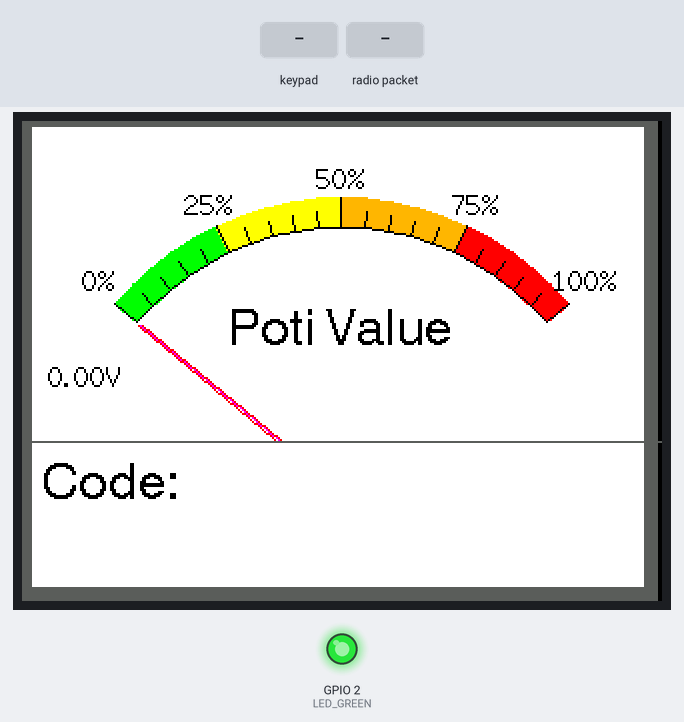
The sketch below on a simulated ESP32. On the bench: 320×240 colour display, output pins drawn as LEDs (lit = HIGH). Wiring (inferred from the names in the program): PCF8574 port expander at I2C address 0x20. Wiring (inferred from the signals the program sends): 4×4 keypad with keys 1 2 3 A 4 5 6 B 7 8 9 C * 0 # D: rows Q4, Q5, Q6, Q7; columns Q0, Q1, Q2, Q3. Inputs (shaded band) come from the test bench. EEPROM starts erased; what the sketch prints to the serial monitor is not drawn.

Above: at 1.5 s.
1.6 s: keypad keys 1 2 3 4 # pressed 0.4 s apart
At 4.0 s:
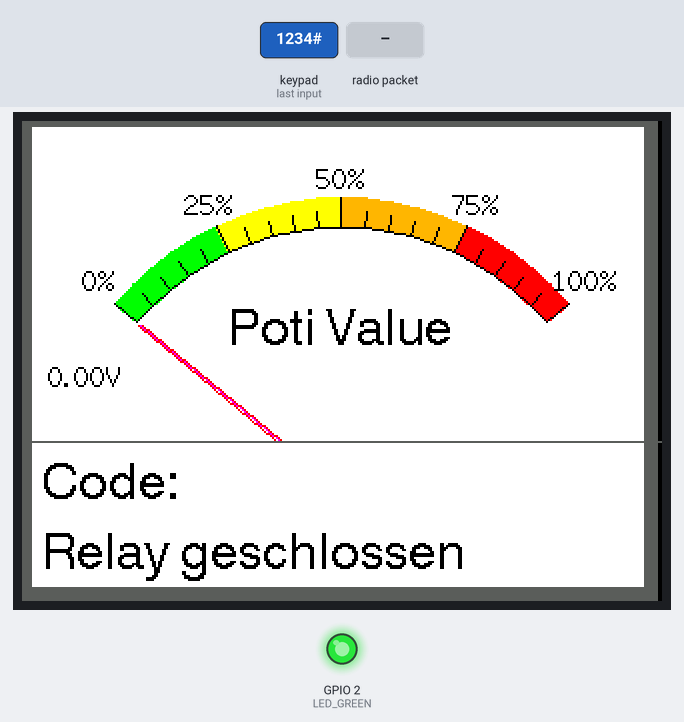
5.1 s: key '0' pressed
At 6.3 s:
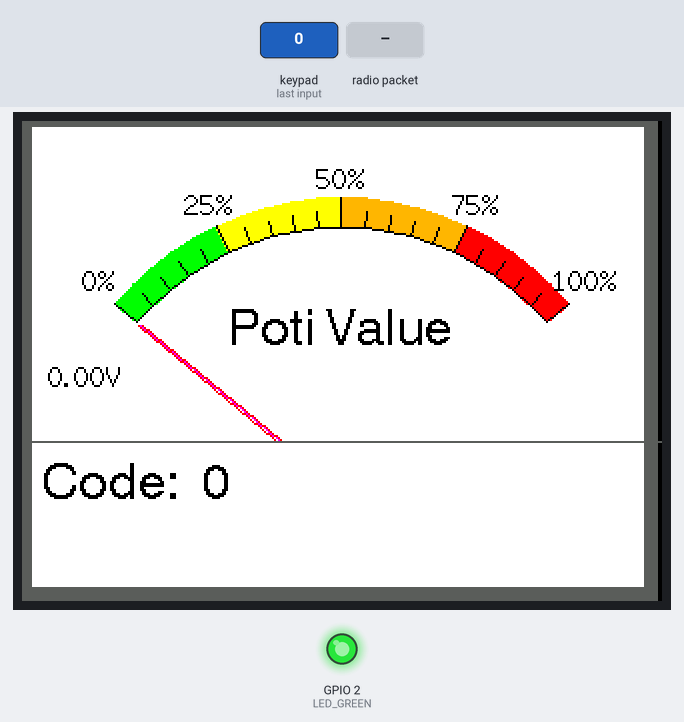
6.6 s: keypad keys 1 3 9 7 # pressed 0.4 s apart
At 8.9 s:
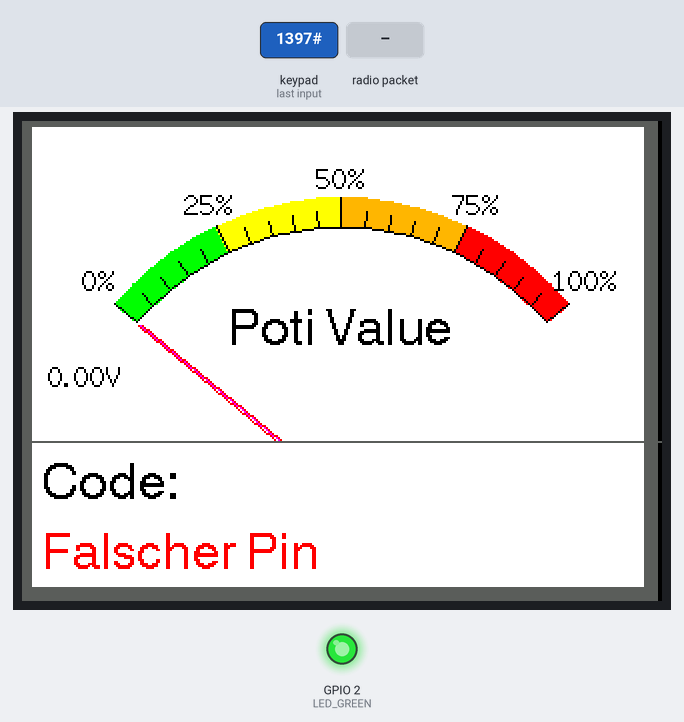
10.1 s: radio packet "*" arrives
At 10.9 s:
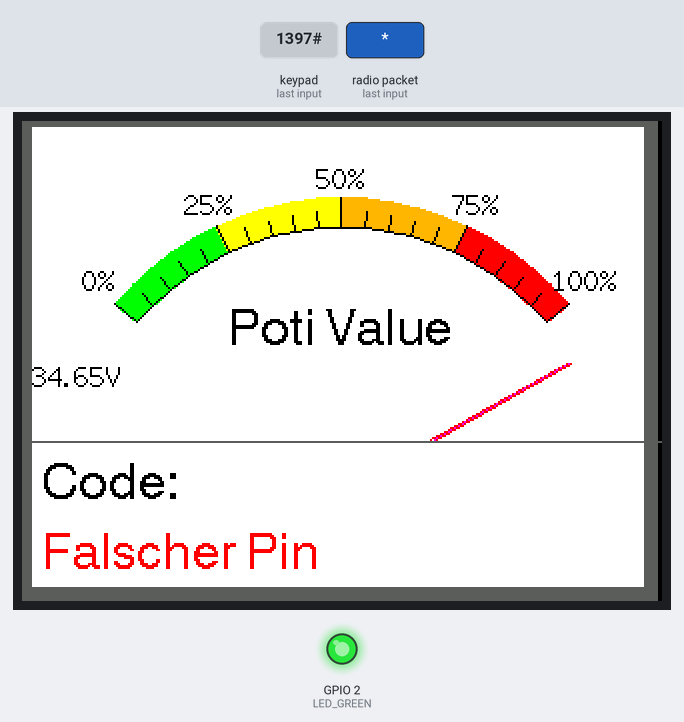
Timing chart, 0 to 13.1 s (numbered marks = the images above; inputs shaded):
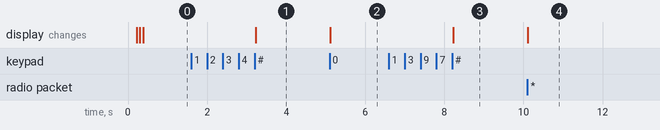

The sketch:

ESP32.ino
```cpp
#define LED_GREEN 2
#define TASTLED 26
#define POTI 34
#define TASTER 39
#define MAX_PIN_LENGTH 18
#define DEBOUNCE_DELAY 50
#define PCF8574_ADDRESS 0x20
#define LOOP_PERIOD 35              // Display updates every 35 ms
#define MAX_ANALOG_INPUT_VALUE 1024 // Max Input Value of the Potentiometer
#define M_SIZE 1.3333               // Factor to scale the Analog Meter over the whole TFT
#define TFT_GREY 0x5AEB

#include <WiFi.h>
#include <esp_wifi.h>
#include <esp_now.h>
#include <Preferences.h>
#include <Arduino.h>
#include <Wire.h>
#include <TFT_eSPI.h> // Hardware-specific library
#include <SPI.h>

const uint8_t newMacAddress[] = {0x94, 0x3C, 0xC6, 0x33, 0x68, 0x01};   // Macadresse, die esp32 zugewiesen wird
const uint8_t receiverAddress[] = {0x96, 0x3B, 0xC7, 0x34, 0x69, 0x02}; // Macadresse von esp8266

esp_now_peer_info_t peerInfo; // struct mit informationen über esp8266 wird erzeugt
uint16_t potiwert;

const String masterPin = "09913615516";

Preferences preferences;
TFT_eSPI tft = TFT_eSPI();

float ltx = 0;                 // Saved x coord of bottom of needle
uint16_t osx = 120, osy = 120; // Saved x & y coords
uint32_t updateTime = 0;       // time for next update
int old_analog = -999;         // Value last displayed

// Functions //////////////////////////////////////////////////////////////////////////////////////////////////////////////////////////

void messageReceived(const uint8_t *macAddr, const uint8_t *incomingData, int len)
{
  potiwert = (incomingData[0] << 8) + incomingData[1];
}

void sendRelayOpen(bool value)
{
  char message_on[] = "E";
  char message_off[] = "A";

  if (!value)
  {
    esp_now_send(receiverAddress, (uint8_t *)message_off, sizeof(message_off));
  }
  else
  {
    esp_now_send(receiverAddress, (uint8_t *)message_on, sizeof(message_off));
  }
}

void matrixLoop()
{
  static String inputPin = "";
  static char prevPressedKey = 0;
  static unsigned long lastDebounceTime = 0;
  static bool inChangePin = false;
  char pressedKey = getPressedKey();

  if (prevPressedKey == pressedKey)
    return;
  prevPressedKey = pressedKey;

  if ((millis() - lastDebounceTime) <= DEBOUNCE_DELAY)
    return;
  lastDebounceTime = millis();

  // Not a valid key for pin
  if (pressedKey == 0)
    return;

  // TODO: Add indicator for successfully register a new key

  if (pressedKey == '*')
  {
    // Reset pin
    inputPin = "";
    updatePin(inputPin);

    return;
  }
  else if (pressedKey == '#')
  {
    if (!inChangePin)
    {
      if (inputPin == "")
      {
        sendRelayOpen(false);
        printMessage("Relay geschlossen", TFT_BLACK);
      }
      else if (inputPin == masterPin || inputPin == getPin())
      {
        sendRelayOpen(true);
        printMessage("Relay geoeffnet", TFT_GREEN);
      }
      else
      {
        printMessage("Falscher Pin", TFT_RED);
      }
    }
    else
    {
      static String checkChangePin = "";

      if (checkChangePin != "")
      {
        if (checkChangePin == inputPin)
        {
          setPin(inputPin); // save user pin to flash
          printMessage("Pin erfolgreich geaendert", TFT_GREEN);
        }
        else
        {
          // Pin are not the same
          printMessage("Pin stimmt nicht ueberein", TFT_RED);
        }
        checkChangePin = "";

        // Exit pin change state
        inChangePin = false;
      }
      else
      {
        printMessage("Pin erneut eingeben", TFT_BLACK);
        checkChangePin = inputPin;
      }
    }

    // Reset pin
    inputPin = "";
    updatePin(inputPin);

    return;
  }
  else if (pressedKey == 'A' || pressedKey == 'B' || pressedKey == 'C' || pressedKey == 'D')
  {
    if (pressedKey == 'B')
    {
      inChangePin = true;
      printMessage("Neuen Code eingeben", TFT_BLACK);
    }

    return;
  }

  if (inputPin.length() >= MAX_PIN_LENGTH) // Max Pin Length reached
    return;

  inputPin += pressedKey;
  Serial.println(inputPin);
  updatePin(inputPin);
  if (!inChangePin)
    printMessage("", TFT_WHITE); // Message löschen
}

void setPin(String pin)
{
  preferences.begin("lock", false); // start preferences with namespace "schloss" and read/write pernission

  if (pin != preferences.getString("pin", "")) // check if pin is different to avoid unnecessary writes
  {
    preferences.putString("pin", pin); // save pin
  }

  preferences.end(); // close preferences
}

String getPin()
{
  String pinTemp;

  preferences.begin("lock", true);            // start preferences with namespace "schloss" and read pernission
  pinTemp = preferences.getString("pin", ""); // read pin
  preferences.end();                          // close preferences
  return pinTemp;
}

char getPressedKey()
{
  for (char row = 0; row < 4; row++)
  {
    // Send command to set row pin to 0
    Wire.beginTransmission(PCF8574_ADDRESS);
    Wire.write(0xFF & ~(1 << (4 + row)));
    Wire.endTransmission();

    // Check for pressed key in row
    Wire.requestFrom(PCF8574_ADDRESS, 1);
    if (!Wire.available())
      continue;

    char data = Wire.read();
    if ((data & 0x0F) != 0b1111)
    {
      switch (data)
      {
      case 0xEE:
        return '1';
      case 0xED:
        return '2';
      case 0xEB:
        return '3';
      case 0xE7:
        return 'A';

      case 0xDE:
        return '4';
      case 0xDD:
        return '5';
      case 0xDB:
        return '6';
      case 0xD7:
        return 'B';

      case 0xBE:
        return '7';
      case 0xBD:
        return '8';
      case 0xBB:
        return '9';
      case 0xB7:
        return 'C';

      case 0x7E:
        return '*';
      case 0x7D:
        return '0';
      case 0x7B:
        return '#';
      case 0x77:
        return 'D';

      default:
        Serial1.print("Received data: ");
        Serial.println(data, HEX);
        break;
      }
    }
  }

  return 0;
}

void TFT_Init()
{
  tft.init();
  tft.setRotation(1);        // Rotates the display by 90 degrees
  tft.fillScreen(TFT_BLACK); // Fill the Backround with Black
  analogMeter();

  updateTime = millis();
}

void DisplayValue(u_int16_t PotiValue)
{
  int value = map(PotiValue, 0, MAX_ANALOG_INPUT_VALUE, 0, 100); // Maps the Value of the Potentiometer for the "plotNeedle" function

  // Updates the Needle after every 35 seconds, which is defined by "LOOP_PERIOD"
  if (updateTime <= millis())
  {
    updateTime = millis() + LOOP_PERIOD;
    plotNeedle(value);
  }
}

float mapFloat(float x, float in_min, float in_max, float out_min, float out_max)
{
  return (x - in_min) * (out_max - out_min) / (in_max - in_min) + out_min;
}

void analogMeter() // Funktion to plot the Basic Analog Meter
{

  // Meter outline
  tft.fillRect(0, 0, M_SIZE * 239, 240, TFT_GREY);
  tft.fillRect(5, 3, M_SIZE * 230, 230, TFT_WHITE);
  tft.drawLine(0, 160, 420, 160, TFT_GREY);

  tft.setTextColor(TFT_BLACK); // Text colour
  tft.drawString("Code:", 10, 170, 4);

  // Draw ticks every 5 degrees from -50 to +50 degrees (100 deg. FSD swing)
  for (int i = -50; i < 51; i += 5)
  {
    // Long scale tick length
    int tl = 15;

    // Coordinates of tick to draw
    float sx = cos((i - 90) * 0.0174532925);
    float sy = sin((i - 90) * 0.0174532925);
    uint16_t x0 = sx * (M_SIZE * 100 + tl) + M_SIZE * 120;
    uint16_t y0 = sy * (M_SIZE * 100 + tl) + M_SIZE * 140;
    uint16_t x1 = sx * M_SIZE * 100 + M_SIZE * 120;
    uint16_t y1 = sy * M_SIZE * 100 + M_SIZE * 140;

    // Coordinates of next tick for zone fill
    float sx2 = cos((i + 5 - 90) * 0.0174532925);
    float sy2 = sin((i + 5 - 90) * 0.0174532925);
    int x2 = sx2 * (M_SIZE * 100 + tl) + M_SIZE * 120;
    int y2 = sy2 * (M_SIZE * 100 + tl) + M_SIZE * 140;
    int x3 = sx2 * M_SIZE * 100 + M_SIZE * 120;
    int y3 = sy2 * M_SIZE * 100 + M_SIZE * 140;

    // GREEN zone limits
    if (i >= -50 && i < -25)
    {
      tft.fillTriangle(x0, y0, x1, y1, x2, y2, TFT_GREEN);
      tft.fillTriangle(x1, y1, x2, y2, x3, y3, TFT_GREEN);
    }

    // Yellow zone limits
    if (i >= -25 && i < 0)
    {
      tft.fillTriangle(x0, y0, x1, y1, x2, y2, TFT_YELLOW);
      tft.fillTriangle(x1, y1, x2, y2, x3, y3, TFT_YELLOW);
    }

    // Orange zone limits
    if (i >= 0 && i < 25)
    {
      tft.fillTriangle(x0, y0, x1, y1, x2, y2, TFT_ORANGE);
      tft.fillTriangle(x1, y1, x2, y2, x3, y3, TFT_ORANGE);
    }

    // Red zone limits
    if (i >= 25 && i < 50)
    {
      tft.fillTriangle(x0, y0, x1, y1, x2, y2, TFT_RED);
      tft.fillTriangle(x1, y1, x2, y2, x3, y3, TFT_RED);
    }

    // Short scale tick length
    if (i % 25 != 0)
      tl = 8;

    // Recalculate coords incase tick lenght changed
    x0 = sx * (M_SIZE * 100 + tl) + M_SIZE * 120;
    y0 = sy * (M_SIZE * 100 + tl) + M_SIZE * 140;
    x1 = sx * M_SIZE * 100 + M_SIZE * 120;
    y1 = sy * M_SIZE * 100 + M_SIZE * 140;

    // Draw tick
    tft.drawLine(x0, y0, x1, y1, TFT_BLACK);

    // Check if labels should be drawn, with position tweaks
    if (i % 25 == 0)
    {
      // Calculate label positions
      x0 = sx * (M_SIZE * 100 + tl + 10) + M_SIZE * 120;
      y0 = sy * (M_SIZE * 100 + tl + 10) + M_SIZE * 140;
      switch (i / 25)
      {
      case -2: // at -50 degrees
        tft.drawCentreString("0%", x0, y0 - 12, 2);
        break;
      case -1: // at -25 degrees
        tft.drawCentreString("25%", x0, y0 - 9, 2);
        break;
      case 0: // at 0 degrees
        tft.drawCentreString("50%", x0, y0 - 7, 2);
        break;
      case 1: // at 25 degrees
        tft.drawCentreString("75%", x0, y0 - 9, 2);
        break;
      case 2: // at 50 degrees
        tft.drawCentreString("100%", x0, y0 - 12, 2);
        break;
      }
    }

    // Now draw the arc of the scale
    sx = cos((i + 5 - 90) * 0.0174532925);
    sy = sin((i + 5 - 90) * 0.0174532925);
    x0 = sx * M_SIZE * 100 + M_SIZE * 120;
    y0 = sy * M_SIZE * 100 + M_SIZE * 140;
    // Draw scale arc, don't draw the last part
    if (i < 50)
      tft.drawLine(x0, y0, x1, y1, TFT_BLACK);
  }

  tft.drawCentreString("Poti Value", M_SIZE * 120, M_SIZE * 70, 4); // Draw Center "Poti Value" in the Middle of the Screen

  plotNeedle(0); // Put meter needle at 0
}

void plotNeedle(int value)
{
  tft.setTextColor(TFT_BLACK, TFT_WHITE);
  String RightString = String(mapFloat(value, 0, 100, 0, 3.3)) + "V";
  tft.drawRightString(RightString, 50, 120, 2);

  if (value < -10)
    value = -10; // Limit value to emulate needle end stops
  if (value > 110)
    value = 110;

  // Move the needle until new value reached

  old_analog = value; // Update immediately if delay is 0

  float sdeg = map(old_analog, -10, 110, -150, -30); // Map value to angle
  // Calculate tip of needle coords
  float sx = cos(sdeg * 0.0174532925);
  float sy = sin(sdeg * 0.0174532925);

  // Calculate x delta of needle start (does not start at pivot point)
  float tx = tan((sdeg + 90) * 0.0174532925);

  // Erase old needle image
  tft.drawLine(M_SIZE * (120 + 20 * ltx - 1), M_SIZE * (140 - 20), osx - 1, osy, TFT_WHITE);
  tft.drawLine(M_SIZE * (120 + 20 * ltx), M_SIZE * (140 - 20), osx, osy, TFT_WHITE);
  tft.drawLine(M_SIZE * (120 + 20 * ltx + 1), M_SIZE * (140 - 20), osx + 1, osy, TFT_WHITE);

  // Re-plot text under needle
  tft.setTextColor(TFT_BLACK);
  tft.drawCentreString("Poti Value", M_SIZE * 120, M_SIZE * 70, 4);

  // Store new needle end coords for next erase
  ltx = tx;
  osx = M_SIZE * (sx * 98 + 120);
  osy = M_SIZE * (sy * 98 + 140);

  // draws 3 lines to thicken needle
  tft.drawLine(M_SIZE * (120 + 20 * ltx - 1), M_SIZE * (140 - 20), osx - 1, osy, TFT_RED);
  tft.drawLine(M_SIZE * (120 + 20 * ltx), M_SIZE * (140 - 20), osx, osy, TFT_MAGENTA);
  tft.drawLine(M_SIZE * (120 + 20 * ltx + 1), M_SIZE * (140 - 20), osx + 1, osy, TFT_RED);
}

void updatePin(String Input_Pin)
{
  tft.fillRect(90, 165, 220, 30, TFT_WHITE); // Erase old code
  String DisplayString = "";
  if (Input_Pin.length() == 0) // Return when String is empty
    return;

  for (int i = 0; i < Input_Pin.length() - 1; i++) // Set "*" for every char in the String exepct the last one
  {
    DisplayString += "*";
  }

  DisplayString += Input_Pin.charAt(Input_Pin.length() - 1); // Add last char of the String

  tft.setTextColor(TFT_BLACK, TFT_WHITE);
  tft.drawString(DisplayString, 90, 170, 4); // Display String
}

void printMessage(String Message, uint16_t color)
{
  tft.fillRect(10, 200, 300, 30, TFT_WHITE); // Erase old Message
  tft.setTextColor(color, TFT_WHITE);
  tft.drawString(Message, 10, 205, 4);
}
////////////////////////////////////////////////////////////////////////////////////////////////////////////////////////////////////////

void setup()
{
  Serial.begin(115200);
  // pinMode(TASTLED, OUTPUT);
  pinMode(LED_GREEN, OUTPUT);
  pinMode(TASTER, INPUT);
  WiFi.mode(WIFI_STA);                          // esp32 wird in station modus versetzt
  esp_wifi_set_mac(WIFI_IF_STA, newMacAddress); // esp32 wird neue Mac zugewiesen

  if (esp_now_init() != ESP_OK)
  {
    digitalWrite(LED_GREEN, LOW);
  }
  else
  {
    digitalWrite(LED_GREEN, HIGH);
  }

  memcpy(peerInfo.peer_addr, receiverAddress, 6); // kopieren der esp8266-Mac in peer_addr
  peerInfo.channel = 0;                           // WLAN channel auf 0 setzen
  peerInfo.encrypt = false;                       // verschlüsselung für nachrichten deaktivieren

  esp_now_add_peer(&peerInfo); // esp8266 wird als kommunikationspartner hinzugefügt

  // esp_now_register_send_cb(OnDataSent);
  esp_now_register_recv_cb(messageReceived);

  // Initialize communication for keypad
  Wire.begin(21, 22);

  TFT_Init();
}

void loop()
{
  static uint16_t currentValue = 0;
  if (currentValue != potiwert)
  {
    currentValue = potiwert;
    DisplayValue(potiwert);
  }

  matrixLoop();
}
```

Measured:
- after the input at 1.6 s, the display: changes after 1.6 s (image 1)
- after the input at 5.1 s, the display: changes at once (image 2)
- after the input at 6.6 s, the display: changes after 1.6 s (image 3)
- after the input at 10.1 s, the display: changes at once (image 4)
